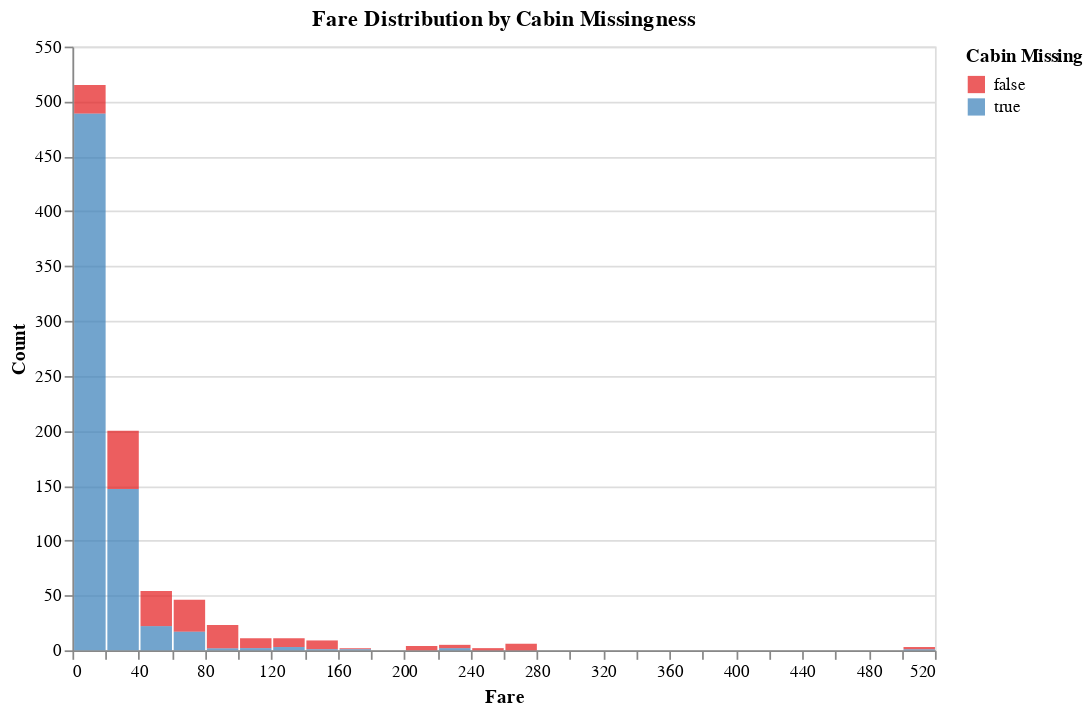

The code cell stored with this chart in its notebook:
### Code cell
import altair as alt
alt.Chart(data).mark_bar(opacity=0.7).encode(
    x=alt.X(
        "Fare:Q",
        bin=alt.Bin(maxbins=40),
        title="Fare"
    ),
    y=alt.Y("count()", title="Count"),
    color=alt.Color(
        "Cabin_missing:N",
        title="Cabin Missing",
        scale=alt.Scale(scheme="set1")
    )
).properties(
    width=500,
    height=350,
    title="Fare Distribution by Cabin Missingness"
)

### Figure 1 — Vega-Lite specification as saved in the notebook (floating-point values rounded to 4 significant figures; data arrays with more than 128 entries replaced by an {"elided": "..."} marker saying what was removed)
{"config": {"view": {"continuousWidth": 300, "continuousHeight": 300}}, "data": {"name": "data-27785c81f50fe3a3f04b2d873426516b"}, "mark": {"type": "bar", "opacity": 0.7}, "encoding": {"color": {"field": "Cabin_missing", "scale": {"scheme": "set1"}, "title": "Cabin Missing", "type": "nominal"}, "x": {"bin": {"maxbins": 40}, "field": "Fare", "title": "Fare", "type": "quantitative"}, "y": {"aggregate": "count", "title": "Count", "type": "quantitative"}}, "height": 350, "title": "Fare Distribution by Cabin Missingness", "width": 500, "$schema": "https://vega.github.io/schema/vega-lite/v6.1.0.json", "datasets": {"data-27785c81f50fe3a3f04b2d873426516b": {"elided": "891 records"}}}
